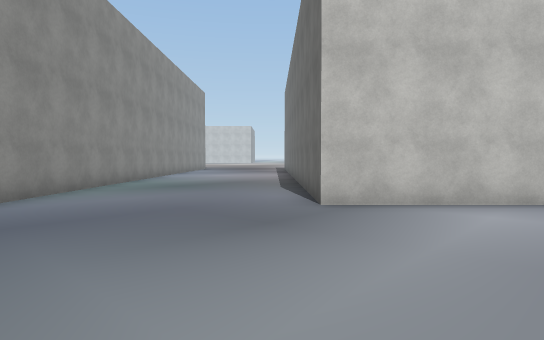
[1] (above)

23 first-person views from a walk through a 3-D level made in the Unity game engine. The camera is 1.5 m above the floor, tilts 2° down and sees 75° across. The floor is counted in squares, 2 m on a side. Each view is taken from the middle of a square. On the plan, view 1 faces up. The plan holds only what a view shows up to about 11 squares ahead; the rest is blank. The place goes on beyond the plan. Some surface patterns are stand-ins.

[2]
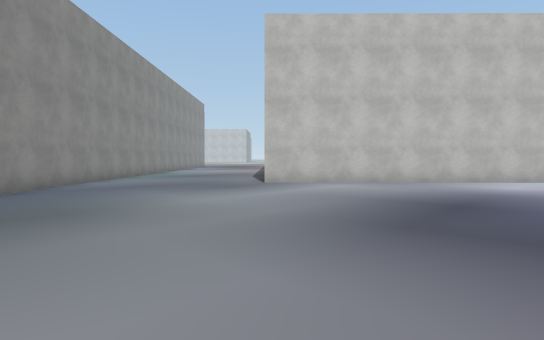

[3]
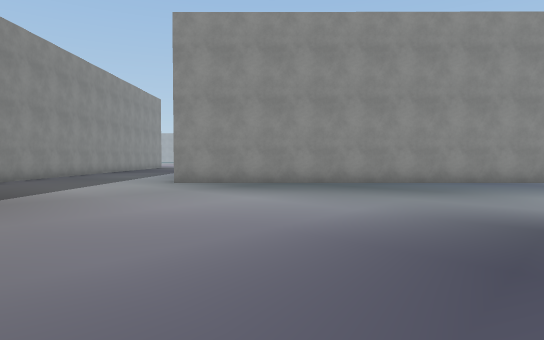

[4]
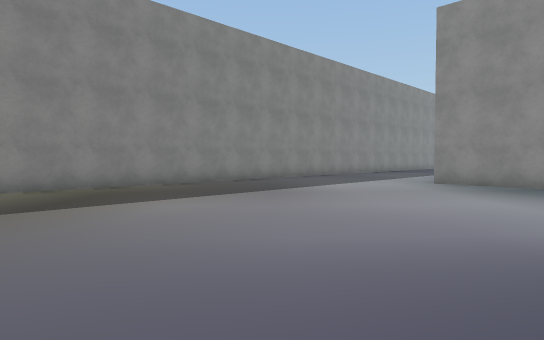

[5]
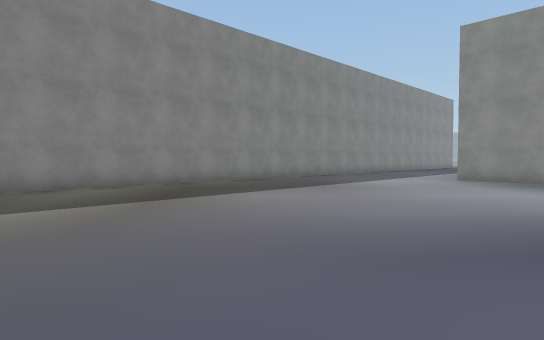

[6]
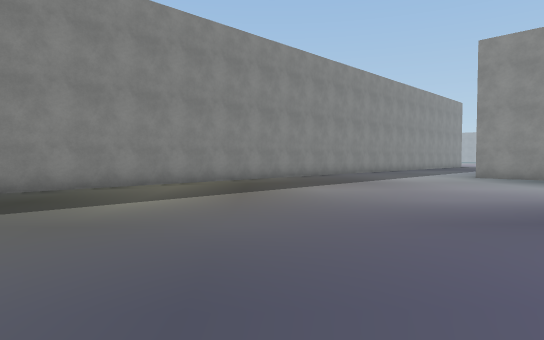

[7]
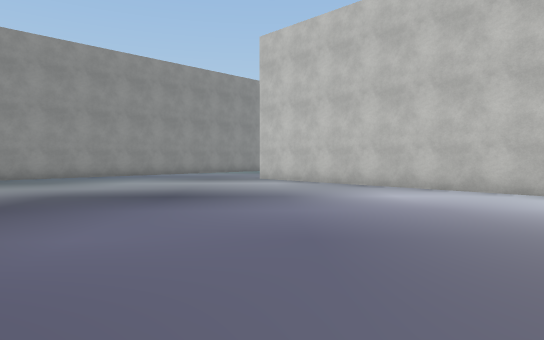

[8]
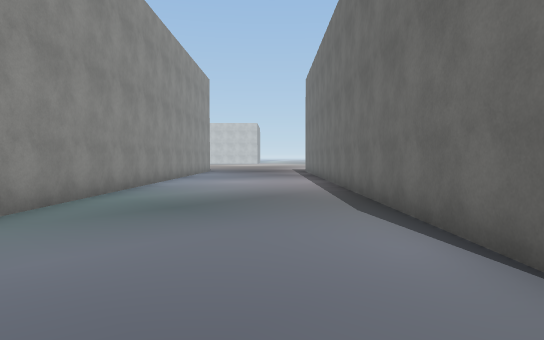

[9]
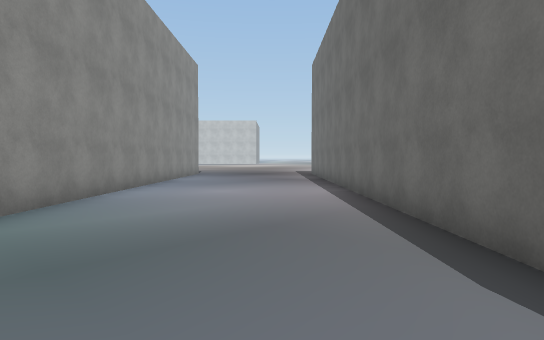

[10]
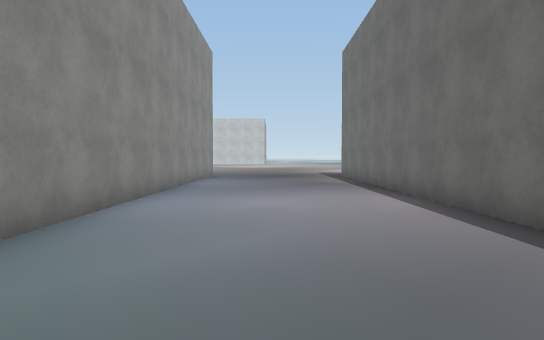

[11]
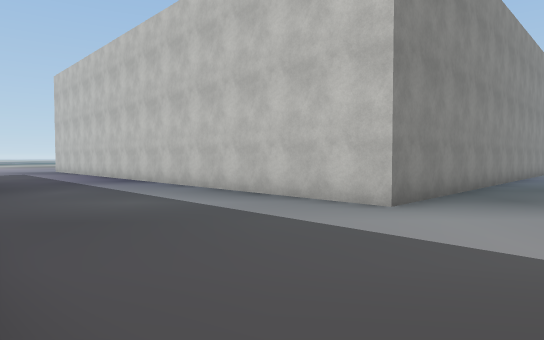

[12]
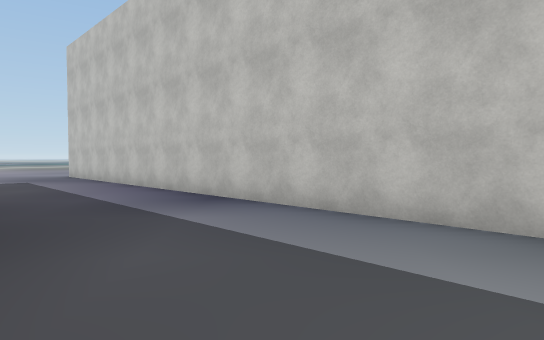

[13]
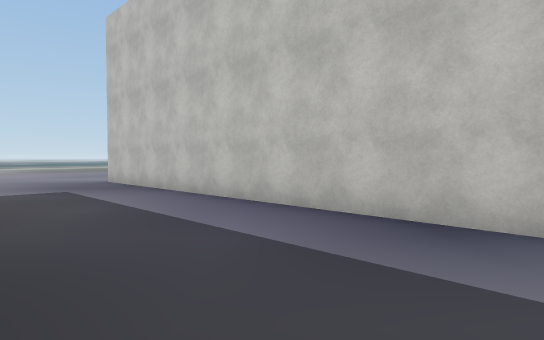

[14]
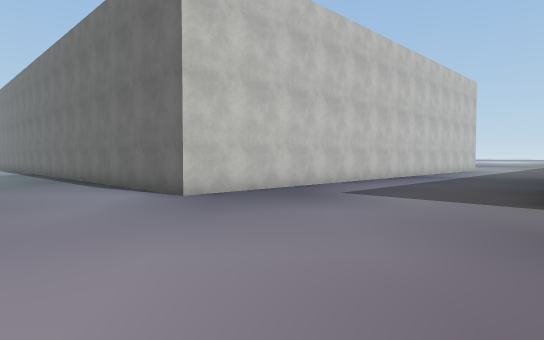

[15]
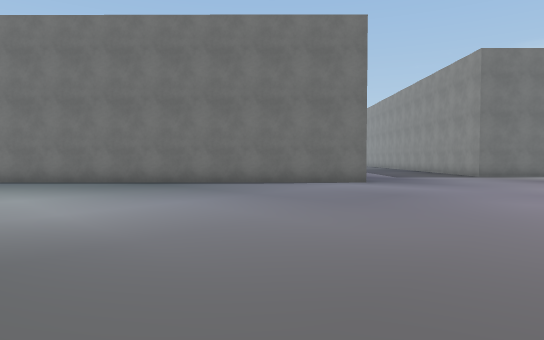

[16]
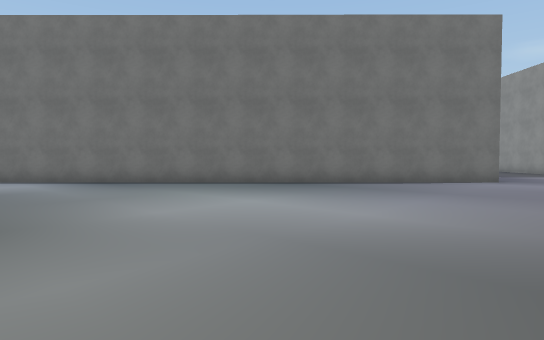

[17]
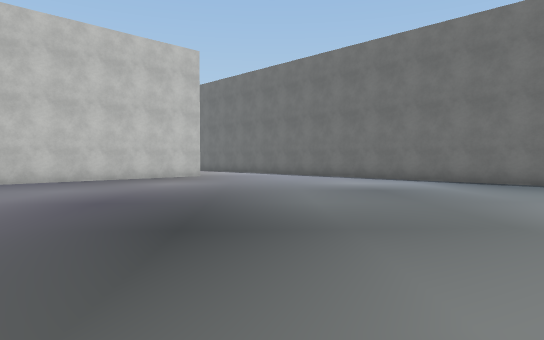

[18]
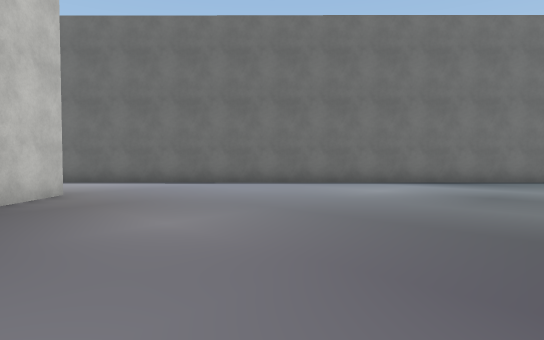

[19]
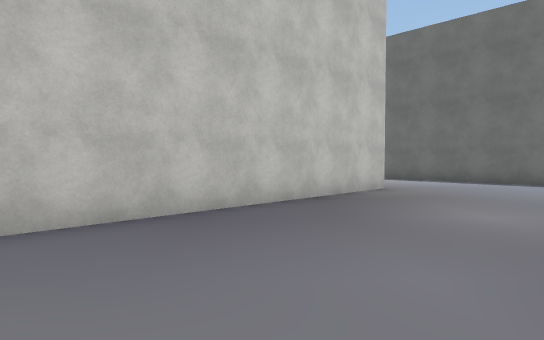

[20]
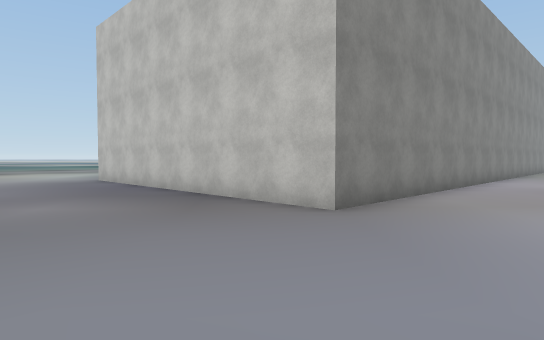

[21]
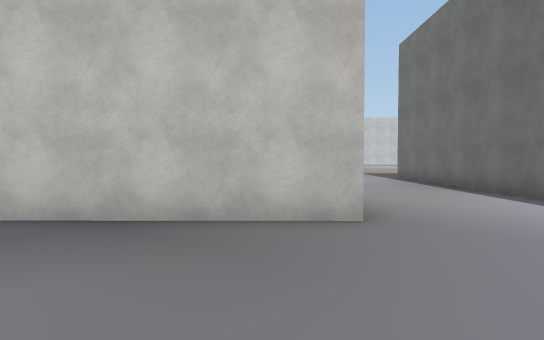

[22]
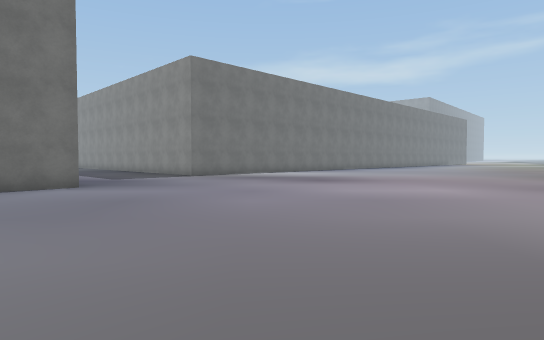

[23]
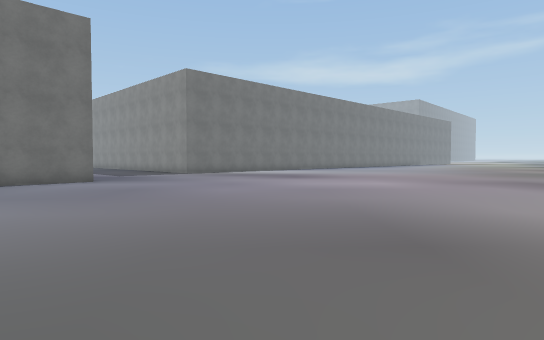

### Floor plan
Points are (right, up) in squares from view 1. A wall is a line through its corners. A room is listed if a view was taken in it or the views show most of it. See-through windows are left out.
Room 1 (views 1, 2, 3, 4, 5, 6, 7, 8, 9, 10, 11)
walls: (9.2, 5.6) (0.8, 5.6) (0.8, 19.5); (-0.5, -12.2) (8.9, -12.2); (-4.4, 19.5) (-4.5, -6.9)
ways out: opening at (-4.2, -9.5) to room 2
Room 2 (views 12, 13, 14, 15, 16, 17, 18, 19, 20, 21, 22, 23)
walls: (-26.9, 19.6) (-26.9, 14.2) (-35.4, 14.2); (-4.5, -6.9) (-23.3, -6.8) (-23.2, 19.6); (-5.1, -12.2) (-4.6, -12.2)
ways out: opening at (-4.2, -9.5) to room 1

Where each view was taken, in squares from view 1:
view 1: 0 up, 0 right, facing up
view 2: 5 down, 1 right, facing up
view 3: 4 down, 6 right, facing left
view 4: 3 down, 6 right, facing down-left
view 5: 3 down, 8 right, facing down-left
view 6: 3 down, 10 right, facing down-left
view 7: 3 down, 10 right, facing up-left
view 8: 4 up, 1 left, facing up
view 9: 7 up, 1 left, facing up
view 10: 9 up, 2 left, facing up
view 11: 12 down, 2 left, facing up-left
view 12: 11 down, 8 left, facing up-left
view 13: 11 down, 12 left, facing up-left
view 14: 13 down, 27 left, facing up-right
view 15: 4 down, 34 left, facing right
view 16: 0 up, 34 left, facing right
view 17: 2 up, 35 left, facing up-right
view 18: 10 up, 34 left, facing right
view 19: 10 up, 35 left, facing up-right
view 20: 10 up, 24 left, facing up-left
view 21: 10 up, 28 left, facing up
view 22: 4 down, 33 left, facing down-right
view 23: 3 down, 35 left, facing down-right
